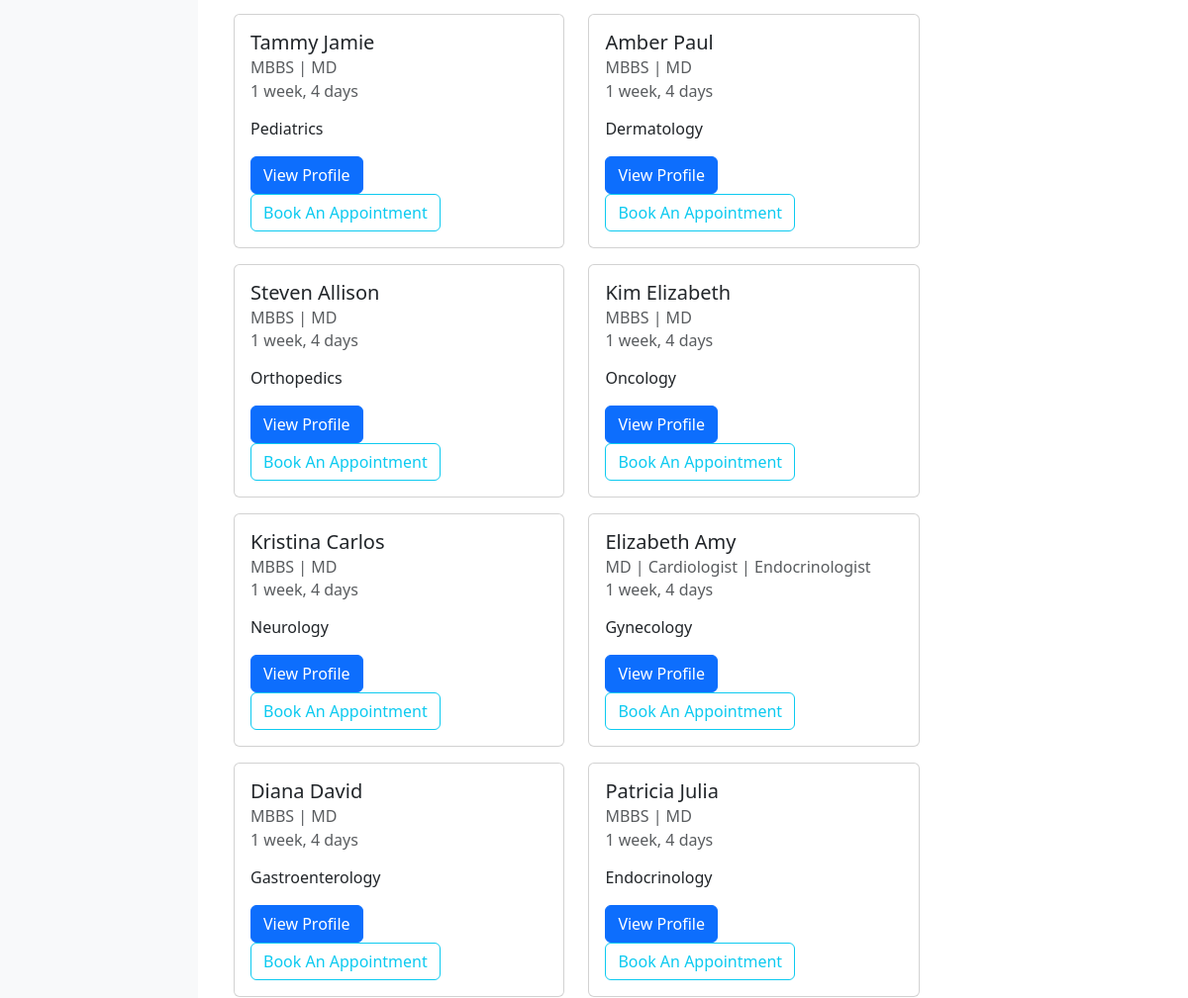
The page /doctor/ (middle part) on the database as committed earlier.
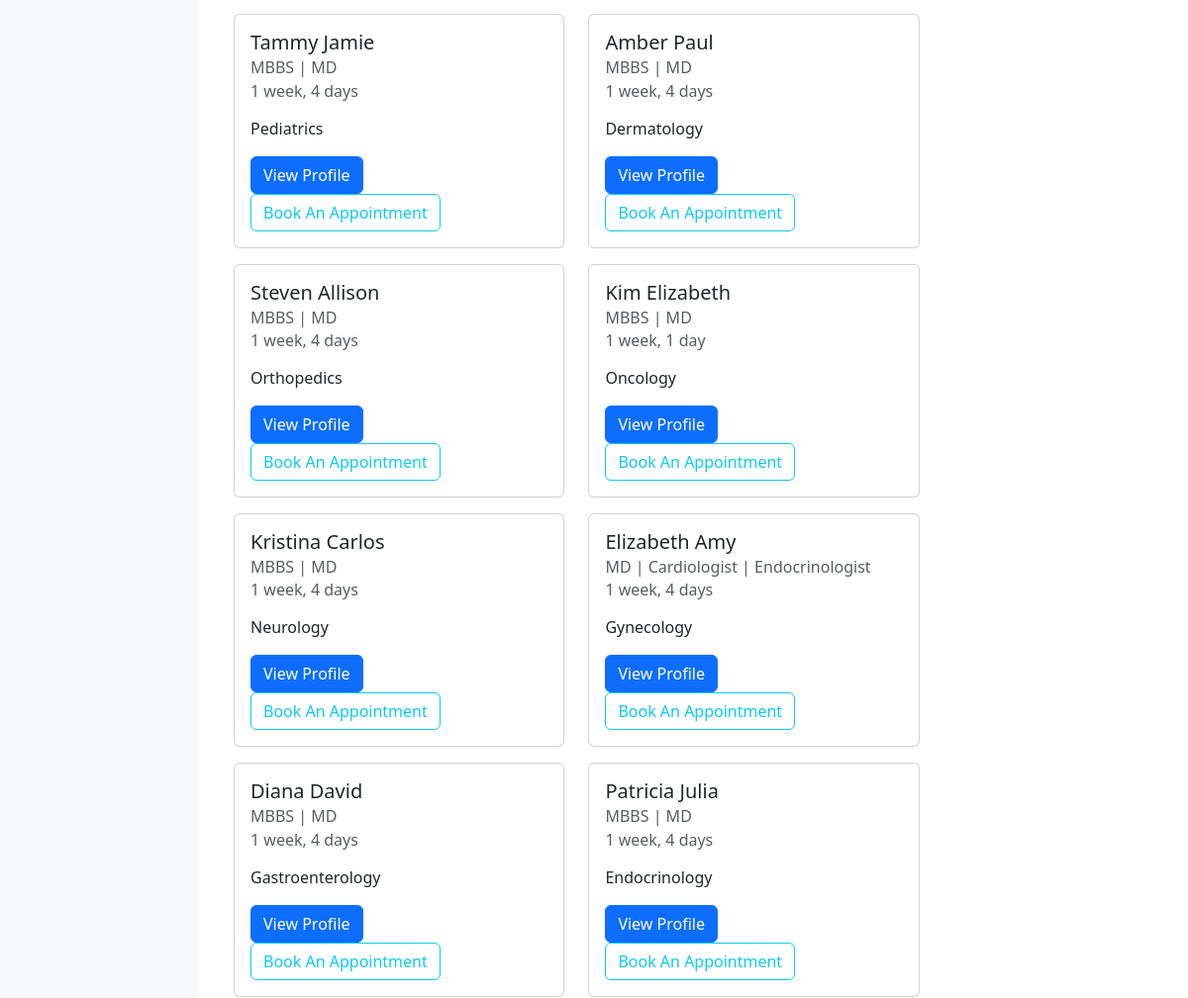
The same page on the database as committed later.
### doctor/models.py (models this page shows, shortened)
class Doctor(models.Model):
  user= models.OneToOneField(User, on_delete= models.CASCADE,default=1)
  dob= models.DateField(default= None)
  sex= models.CharField(max_length= 10, choices= [('MALE', 'Male'), ('FEMALE', 'Female'), ('OTHER', 'Other')], default= 'FEMALE')
  department = models.ManyToManyField(Department)
  specialization = models.TextField(blank= True, null= True)
  dayofstarting= models.DateField(auto_now= True)
  avatar=models.ImageField(default="default_doctor_image.jpeg")
  Bio=models.TextField(default="",blank= True, null= True)
  Awards=models.TextField(default="",blank= True, null= True)

### doctor/views.py (the view)
# urls.py: path('doctor/',views.doctor,name="doctor"),
def doctor(request):
    q=request.GET.get('q') if (request.GET.get('q')!=None) else ''
    doctors=Doctor.objects.filter(
        Q(department__dept_name__icontains=q) |
        Q(user__first_name__icontains=q) |
        Q(user__last_name__icontains=q)
    ).distinct()
    departments=Department.objects.all()
    context={'departments':departments, 'doctors':doctors, 'field': 0}
    if not q == '' and request.GET.get('i') != None:
        context['field']=int(request.GET.get('i'))
    return render(request,'doctor_page.html',context)

### doctor/models.py (called while the page is built)
    def __str__(self):
        return self.dept_name

### doctor/templates/doctor_page.html (shortened to what this page needs)
{% extends "base.html" %}
{% block start %}
<div class="container-fluid">
    <div class="row">
        <nav class="col-md-3 col-lg-2 d-md-block bg-light sidebar pt-3">
            <div class="sidebar-sticky pt-3 min-vh-100">
            </div>
        </nav>
        <main role="main" class="col-md-9 ml-sm-auto col-lg-10 px-md-4 pt-3">
            <div class="container mt-4">
                <div class="row">
                    {% for doctor in doctors %}
                    <div class="col-auto mb-3">
                        <div class="card" style="width: 20.9rem;">
                            <div class="card-body">
                                <h5 class="card-title">{{ doctor.user.first_name}} {{doctor.user.last_name}}</h5>
                                <h6 class="card-subtitle mb-2 text-muted">{{ doctor.specialization}}</h6>
                                <h6 class="card-subtitle mb-2 text-muted">{{ doctor.dayofstarting | timesince}}</h6>
                                <p class="card-text">
                                    {% for department in doctor.department.all %}
                                    <p class="m-0"> {{department}} </p>
                                    {% endfor %}
                                </p>
                                <a type="button" class="btn btn-primary" href="{% url 'doctor-profile' doctor.id %}" data-mdb-ripple-init>View Profile</a>
                                <a type="button" class="btn btn-outline-info" href="{% url 'book_appointment' doctor.id %}" data-mdb-ripple-init data-mdb-ripple-color="dark">Book An Appointment</a>
                            </div>
                        </div>
                    </div>
                    {% endfor %}
                </div>
            </div>
        </main>
    </div>
  </div>
{% endblock %}

Rows that differ between the two databases and show on the page:
changed Doctor "Kim": dayofstarting "1 week, 4 days" → "1 week, 1 day"
